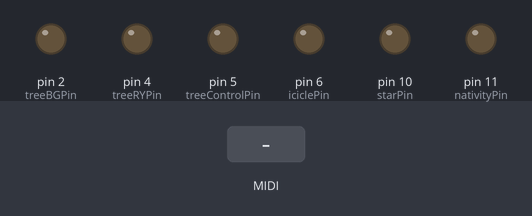
The sketch below on a simulated Arduino Uno, built with avr-gcc and run on an emulated ATmega328P. On the bench: output pins drawn as LEDs (lit = HIGH). The inputs (shaded band) are chosen by the test bench. MIDI output is not drawn.

Above: at 1.2 s.
1.3 s: MIDI note 36 received
At 1.45 s:
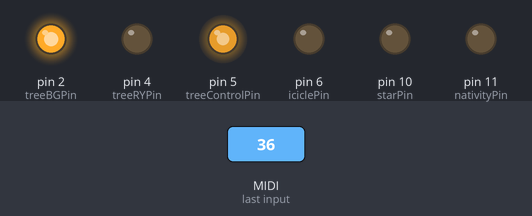
At 2.0 s:
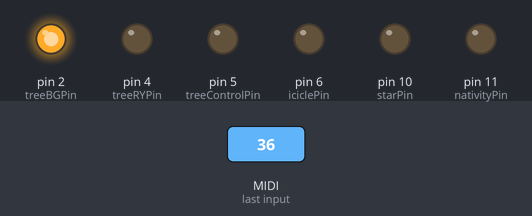
Timing chart, 0 to 4.3 s (numbered marks = the images above; inputs shaded):
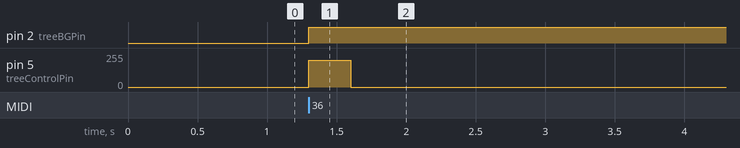

Measured:
- after the input at 1.3 s, pin 2 (treeBGPin): LOW → HIGH at once; pin 5 (treeControlPin): 0/255 → 200/255 at once, → 0/255 0.30 s later

The sketch:

Christmas_Lights.ino
```cpp
#include <MIDI.h>
MIDI_CREATE_DEFAULT_INSTANCE();
//**** BANK ONE ****
#define iciclePin 6
#define treeBGPin 2
#define treeRYPin 4
#define treeControlPin 5
//**** BANK TWO ****
#define colour1Pin 9
#define starPin 10
#define nativityPin 11

int note=0;
int velo=0;
int chan=0;

//---------------------------------------------------------------------------
void lightOn(byte channel, byte pitch, byte velocity)
{
  note=(int) pitch;
  velo=(int) velocity *2;
  chan=(int) channel;
  if(note == 24){
    analogWrite(iciclePin, velo);
  }
  else if(note == 27){
    analogWrite(colour1Pin, velo);
  }
  else if(note == 34){
    analogWrite(starPin, velo);
  }
  else if(note == 35){
    analogWrite(nativityPin, velo);
  }
  else if(note == 36){
    digitalWrite(treeBGPin, HIGH);
    digitalWrite(treeRYPin, LOW);
    analogWrite(treeControlPin, velo);
  }
  else if(note == 37){
    digitalWrite(treeBGPin, LOW);
    digitalWrite(treeRYPin, HIGH);
    analogWrite(treeControlPin, velo);
  }
}

void lightOff(byte channel, byte pitch, byte velocity)
{
  note =(int) pitch;
  velo =(int) velocity;
  if(note == 24){
    digitalWrite(iciclePin, LOW);
  }
  else if(note == 27){
    digitalWrite(colour1Pin, LOW);
  }
  else if(note == 34){
    digitalWrite(starPin, LOW);
  }
  else if(note == 35){
    digitalWrite(nativityPin, LOW);
  }
  else if(note == 36){
    digitalWrite(treeRYPin, LOW);
    digitalWrite(treeControlPin, LOW);
  }
  else if(note == 37){
    digitalWrite(treeBGPin, LOW);
    digitalWrite(treeControlPin, LOW);
  }
}

//---------------------------------------------------------------------------

void setup() {
  //****BANK ONE****
  pinMode(iciclePin, OUTPUT);
  pinMode(treeRYPin, OUTPUT);
  pinMode(treeBGPin, OUTPUT);
  pinMode(treeControlPin, OUTPUT);
  digitalWrite(treeRYPin, LOW);
  digitalWrite(treeBGPin, LOW);
  //****BANK TWO****
  pinMode(colour1Pin, OUTPUT);
  pinMode(starPin, OUTPUT);
  pinMode(nativityPin, OUTPUT);
  MIDI.begin(MIDI_CHANNEL_OMNI);
  MIDI.setHandleNoteOn(lightOn);
  MIDI.setHandleNoteOff(lightOff);
  Serial.begin(115200); //COM5 linked to Hairless MIDI ***REMEMBER THIS MUST FOLLOW MIDI.begin()*** (Don't know why)
}

void loop() {
  MIDI.read();
}
```
